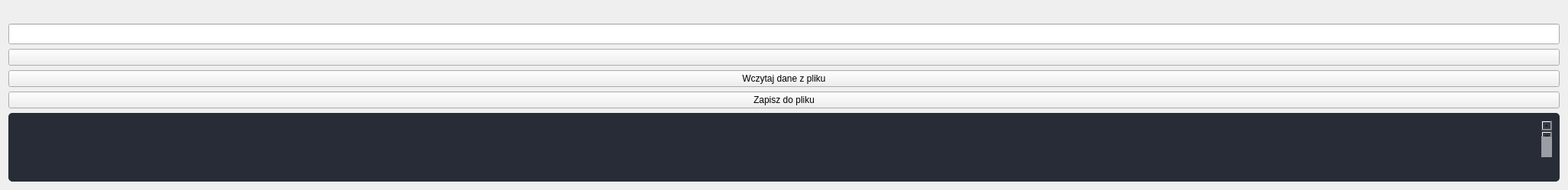
                  <widget class="QWidget" name="tabWidgetPage6">
                   <attribute name="icon">
                    <iconset>
                     <normaloff>zdjecia/fedex.png</normaloff>zdjecia/fedex.png</iconset>
                   </attribute>
                   <attribute name="title">
                    <string/>
                   </attribute>
                   <layout class="QVBoxLayout" name="verticalLayout_11">
                    <item alignment="Qt::AlignHCenter|Qt::AlignVCenter">
                     <widget class="QLabel" name="label_11">
                      <property name="text">
                       <string/>
                      </property>
                      <property name="pixmap">
                       <pixmap>zdjecia/fedex.png</pixmap>
                      </property>
                     </widget>
                    </item>
                    <item>
                     <widget class="QLineEdit" name="lineEdit_9">
                      <property name="font">
                       <font>
                        <pointsize>12</pointsize>
                       </font>
                      </property>
                      <property name="clearButtonEnabled">
                       <bool>true</bool>
                      </property>
                     </widget>
                    </item>
                    <item>
                     <widget class="QPushButton" name="pushButton_10">
                      <property name="text">
                       <string/>
                      </property>
                      <property name="icon">
                       <iconset>
                        <normaloff>zdjecia/Jommans-Briefness-Search.ico</normaloff>zdjecia/Jommans-Briefness-Search.ico</iconset>
                      </property>
                      <property name="iconSize">
                       <size>
                        <width>30</width>
                        <height>30</height>
                       </size>
                      </property>
                     </widget>
                    </item>
                    <item>
                     <widget class="QPushButton" name="pushButton_4">
                      <property name="text">
                       <string>Wczytaj dane z pliku</string>
                      </property>
                      <property name="icon">
                       <iconset>
                        <normaloff>zdjecia/import-512.png</normaloff>zdjecia/import-512.png</iconset>
                      </property>
                      <property name="iconSize">
                       <size>
                        <width>30</width>
                        <height>30</height>
                       </size>
                      </property>
                     </widget>
                    </item>
                    <item>
                     <widget class="QPushButton" name="pushButton_9">
                      <property name="text">
                       <string>Zapisz do pliku</string>
                      </property>
                      <property name="icon">
                       <iconset>
                        <normaloff>zdjecia/excel-icon1.png</normaloff>zdjecia/excel-icon1.png</iconset>
                      </property>
                      <property name="iconSize">
                       <size>
                        <width>30</width>
                        <height>30</height>
                       </size>
                      </property>
                     </widget>
                    </item>
                    <item>
                     <widget class="QTableWidget" name="tableWidget_32">
                      <property name="sizePolicy">
                       <sizepolicy hsizetype="Expanding" vsizetype="Expanding">
                        <horstretch>0</horstretch>
                        <verstretch>0</verstretch>
                       </sizepolicy>
                      </property>
                      <property name="palette">
                       <palette>
                        <active>
                         <colorrole role="WindowText">
                          <brush brushstyle="SolidPattern">
                           <color alpha="255">
                            <red>210</red>
                            <green>210</green>
                            <blue>210</blue>
                           </color>
                          </brush>
                         </colorrole>
                         <colorrole role="Button">
                          <brush brushstyle="SolidPattern">
                           <color alpha="255">
                            <red>39</red>
                            <green>44</green>
                            <blue>54</blue>
                           </color>
                          </brush>
                         </colorrole>
                         <colorrole role="Text">
                          <brush brushstyle="SolidPattern">
                           <color alpha="255">
                            <red>210</red>
                            <green>210</green>
                            <blue>210</blue>
                           </color>
                          </brush>
                         </colorrole>
                         <colorrole role="ButtonText">
                          <brush brushstyle="SolidPattern">
                           <color alpha="255">
                            <red>210</red>
                            <green>210</green>
                            <blue>210</blue>
                           </color>
                          </brush>
                         </colorrole>
                         <colorrole role="Base">
                          <brush brushstyle="SolidPattern">
                           <color alpha="255">
                            <red>39</red>
                            <green>44</green>
                            <blue>54</blue>
                           </color>
                          </brush>
                         </colorrole>
                         <colorrole role="Window">
                          <brush brushstyle="SolidPattern">
                           <color alpha="255">
                            <red>39</red>
                            <green>44</green>
                            <blue>54</blue>
                           </color>
                          </brush>
                         </colorrole>
                        </active>
                        <inactive>
                         <colorrole role="WindowText">
                          <brush brushstyle="SolidPattern">
                           <color alpha="255">
                            <red>210</red>
                            <green>210</green>
                            <blue>210</blue>
                           </color>
                          </brush>
                         </colorrole>
                         <colorrole role="Button">
                          <brush brushstyle="SolidPattern">
                           <color alpha="255">
                            <red>39</red>
                            <green>44</green>
                            <blue>54</blue>
                           </color>
                          </brush>
                         </colorrole>
                         <colorrole role="Text">
                          <brush brushstyle="SolidPattern">
                           <color alpha="255">
                            <red>210</red>
                            <green>210</green>
                            <blue>210</blue>
                           </color>
                          </brush>
                         </colorrole>
                         <colorrole role="ButtonText">
                          <brush brushstyle="SolidPattern">
                           <color alpha="255">
                            <red>210</red>
                            <green>210</green>
                            <blue>210</blue>
                           </color>
                          </brush>
                         </colorrole>
                         <colorrole role="Base">
                          <brush brushstyle="SolidPattern">
                           <color alpha="255">
                            <red>39</red>
                            <green>44</green>
                            <blue>54</blue>
                           </color>
                          </brush>
                         </colorrole>
                         <colorrole role="Window">
                          <brush brushstyle="SolidPattern">
                           <color alpha="255">
                            <red>39</red>
                            <green>44</green>
                            <blue>54</blue>
                           </color>
                          </brush>
                         </colorrole>
                        </inactive>
                        <disabled>
                         <colorrole role="WindowText">
                          <brush brushstyle="SolidPattern">
                           <color alpha="255">
                            <red>210</red>
                            <green>210</green>
                            <blue>210</blue>
                           </color>
                          </brush>
                         </colorrole>
                         <colorrole role="Button">
                          <brush brushstyle="SolidPattern">
                           <color alpha="255">
                            <red>39</red>
                            <green>44</green>
                            <blue>54</blue>
                           </color>
                          </brush>
                         </colorrole>
                         <colorrole role="Text">
                          <brush brushstyle="SolidPattern">
                           <color alpha="255">
                            <red>210</red>
                            <green>210</green>
                            <blue>210</blue>
                           </color>
                          </brush>
                         </colorrole>
                         <colorrole role="ButtonText">
                          <brush brushstyle="SolidPattern">
                           <color alpha="255">
                            <red>210</red>
                            <green>210</green>
                            <blue>210</blue>
                           </color>
                          </brush>
                         </colorrole>
                         <colorrole role="Base">
                          <brush brushstyle="SolidPattern">
                           <color alpha="255">
                            <red>39</red>
                            <green>44</green>
                            <blue>54</blue>
                           </color>
                          </brush>
                         </colorrole>
                         <colorrole role="Window">
                          <brush brushstyle="SolidPattern">
                           <color alpha="255">
                            <red>39</red>
                            <green>44</green>
                            <blue>54</blue>
                           </color>
                          </brush>
                         </colorrole>
                        </disabled>
                       </palette>
                      </property>
                      <property name="styleSheet">
                       <string notr="true">QTableWidget {	
	background-color: rgb(39, 44, 54);
	padding: 10px;
	border-radius: 5px;
	gridline-color: rgb(44, 49, 60);
	border-bottom: 1px solid rgb(44, 49, 60);
}
QTableWidget::item{
	border-color: rgb(44, 49, 60);
	padding-left: 5px;
	padding-right: 5px;
	gridline-color: rgb(44, 49, 60);
}
QTableWidget::item:selected{
	background-color: rgb(85, 170, 255);
}
QScrollBar:horizontal {
    border: none;
    background: rgb(52, 59, 72);
    height: 14px;
    margin: 0px 21px 0 21px;
	border-radius: 0px;
}
 QScrollBar:vertical {
	border: none;
    background: rgb(52, 59, 72);
    width: 14px;
    margin: 21px 0 21px 0;
	border-radius: 0px;
 }
QHeaderView::section{
	Background-color: rgb(39, 44, 54);
	max-width: 30px;
	border: 1px solid rgb(44, 49, 60);
	border-style: none;
    border-bottom: 1px solid rgb(44, 49, 60);
    border-right: 1px solid rgb(44, 49, 60);
}
QTableWidget::horizontalHeader {	
	background-color: rgb(81, 255, 0);
}
QHeaderView::section:horizontal
{
    border: 1px solid rgb(32, 34, 42);
	background-color: rgb(27, 29, 35);
	padding: 3px;
	border-top-left-radius: 7px;
    border-top-right-radius: 7px;
}
QHeaderView::section:vertical
{
    border: 1px solid rgb(44, 49, 60);
}
</string>
                      </property>
                      <property name="frameShape">
                       <enum>QFrame::NoFrame</enum>
                      </property>
                      <property name="verticalScrollBarPolicy">
                       <enum>Qt::ScrollBarAlwaysOn</enum>
                      </property>
                      <property name="sizeAdjustPolicy">
                       <enum>QAbstractScrollArea::AdjustToContents</enum>
                      </property>
                      <property name="editTriggers">
                       <set>QAbstractItemView::NoEditTriggers</set>
                      </property>
                      <property name="alternatingRowColors">
                       <bool>false</bool>
                      </property>
                      <property name="selectionMode">
                       <enum>QAbstractItemView::SingleSelection</enum>
                      </property>
                      <property name="selectionBehavior">
                       <enum>QAbstractItemView::SelectRows</enum>
                      </property>
                      <property name="showGrid">
                       <bool>true</bool>
                      </property>
                      <property name="gridStyle">
                       <enum>Qt::SolidLine</enum>
                      </property>
                      <property name="sortingEnabled">
                       <bool>false</bool>
                      </property>
                      <attribute name="horizontalHeaderVisible">
                       <bool>false</bool>
                      </attribute>
                      <attribute name="horizontalHeaderCascadingSectionResizes">
                       <bool>true</bool>
                      </attribute>
                      <attribute name="horizontalHeaderDefaultSectionSize">
                       <number>200</number>
                      </attribute>
                      <attribute name="horizontalHeaderStretchLastSection">
                       <bool>true</bool>
                      </attribute>
                      <attribute name="verticalHeaderVisible">
                       <bool>false</bool>
                      </attribute>
                      <attribute name="verticalHeaderCascadingSectionResizes">
                       <bool>false</bool>
                      </attribute>
                      <attribute name="verticalHeaderHighlightSections">
                       <bool>false</bool>
                      </attribute>
                      <attribute name="verticalHeaderStretchLastSection">
                       <bool>true</bool>
                      </attribute>
                      <column>
                       <property name="text">
                        <string>0</string>
                       </property>
                      </column>
                      <column>
                       <property name="text">
                        <string>1</string>
                       </property>
                      </column>
                      <column>
                       <property name="text">
                        <string>2</string>
                       </property>
                      </column>
                      <column>
                       <property name="text">
                        <string>3</string>
                       </property>
                      </column>
                      <column>
                       <property name="text">
                        <string>4</string>
                       </property>
                      </column>
                      <column>
                       <property name="text">
                        <string>5</string>
                       </property>
                      </column>
                      <column>
                       <property name="text">
                        <string>6</string>
                       </property>
                      </column>
                      <column>
                       <property name="text">
                        <string>7</string>
                       </property>
                      </column>
                      <column>
                       <property name="text">
                        <string>8</string>
                       </property>
                      </column>
                      <column>
                       <property name="text">
                        <string>9</string>
                       </property>
                      </column>
                     </widget>
                    </item>
                   </layout>
                  </widget>
